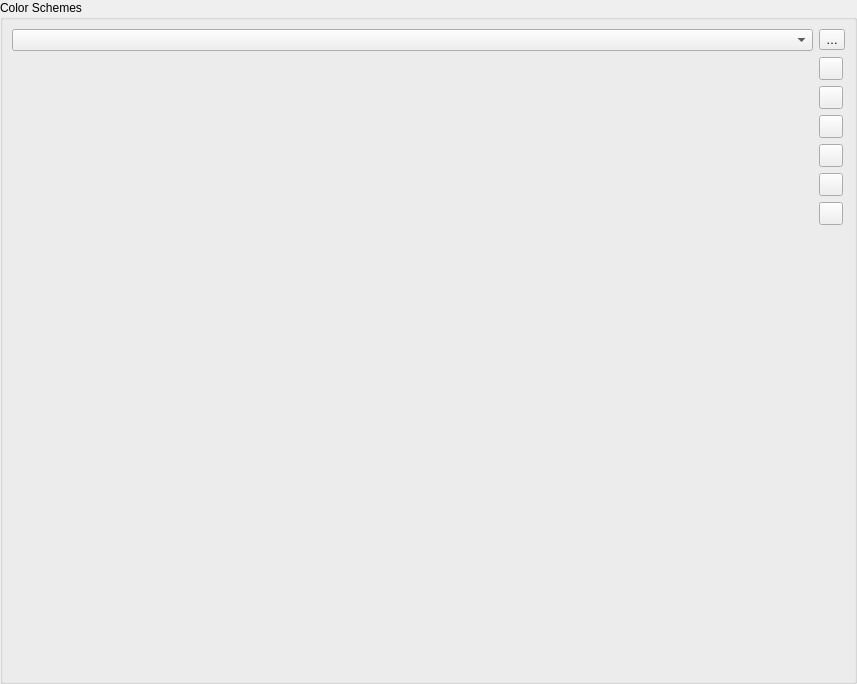
             <widget class="QWidget" name="scrollAreaWidgetContents">
              <property name="geometry">
               <rect>
                <x>0</x>
                <y>0</y>
                <width>857</width>
                <height>684</height>
               </rect>
              </property>
              <layout class="QHBoxLayout" name="horizontalLayout_46">
               <property name="leftMargin">
                <number>0</number>
               </property>
               <property name="topMargin">
                <number>0</number>
               </property>
               <property name="rightMargin">
                <number>0</number>
               </property>
               <property name="bottomMargin">
                <number>0</number>
               </property>
               <item>
                <widget class="QgsCollapsibleGroupBox" name="groupBox_7">
                 <property name="title">
                  <string>Color Schemes</string>
                 </property>
                 <layout class="QGridLayout" name="gridLayout_12">
                  <item row="7" column="1">
                   <spacer name="verticalSpacer_12">
                    <property name="orientation">
                     <enum>Qt::Orientation::Vertical</enum>
                    </property>
                    <property name="sizeHint" stdset="0">
                     <size>
                      <width>20</width>
                      <height>40</height>
                     </size>
                    </property>
                   </spacer>
                  </item>
                  <item row="5" column="1">
                   <widget class="QToolButton" name="mButtonImportColors">
                    <property name="toolTip">
                     <string>Import colors from file</string>
                    </property>
                    <property name="text">
                     <string/>
                    </property>
                    <property name="icon">
                     <iconset resource="../../images/images.qrc">
                      <normaloff>:/images/themes/default/mActionFileOpen.svg</normaloff>:/images/themes/default/mActionFileOpen.svg</iconset>
                    </property>
                   </widget>
                  </item>
                  <item row="1" column="0" rowspan="8">
                   <widget class="QgsColorSchemeList" name="mTreeCustomColors" native="true">
                    <property name="focusPolicy">
                     <enum>Qt::FocusPolicy::StrongFocus</enum>
                    </property>
                   </widget>
                  </item>
                  <item row="4" column="1">
                   <widget class="QToolButton" name="mButtonPasteColors">
                    <property name="toolTip">
                     <string>Paste colors</string>
                    </property>
                    <property name="text">
                     <string/>
                    </property>
                    <property name="icon">
                     <iconset resource="../../images/images.qrc">
                      <normaloff>:/images/themes/default/mActionEditPaste.svg</normaloff>:/images/themes/default/mActionEditPaste.svg</iconset>
                    </property>
                   </widget>
                  </item>
                  <item row="1" column="1">
                   <widget class="QToolButton" name="mButtonAddColor">
                    <property name="toolTip">
                     <string>Add color</string>
                    </property>
                    <property name="text">
                     <string/>
                    </property>
                    <property name="icon">
                     <iconset resource="../../images/images.qrc">
                      <normaloff>:/images/themes/default/symbologyAdd.svg</normaloff>:/images/themes/default/symbologyAdd.svg</iconset>
                    </property>
                   </widget>
                  </item>
                  <item row="2" column="1">
                   <widget class="QToolButton" name="mButtonRemoveColor">
                    <property name="toolTip">
                     <string>Remove color</string>
                    </property>
                    <property name="text">
                     <string/>
                    </property>
                    <property name="icon">
                     <iconset resource="../../images/images.qrc">
                      <normaloff>:/images/themes/default/symbologyRemove.svg</normaloff>:/images/themes/default/symbologyRemove.svg</iconset>
                    </property>
                   </widget>
                  </item>
                  <item row="3" column="1">
                   <widget class="QToolButton" name="mButtonCopyColors">
                    <property name="toolTip">
                     <string>Copy colors</string>
                    </property>
                    <property name="text">
                     <string/>
                    </property>
                    <property name="icon">
                     <iconset resource="../../images/images.qrc">
                      <normaloff>:/images/themes/default/mActionEditCopy.svg</normaloff>:/images/themes/default/mActionEditCopy.svg</iconset>
                    </property>
                   </widget>
                  </item>
                  <item row="0" column="0">
                   <layout class="QHBoxLayout" name="horizontalLayout_22">
                    <item>
                     <widget class="QComboBox" name="mColorSchemesComboBox"/>
                    </item>
                   </layout>
                  </item>
                  <item row="6" column="1">
                   <widget class="QToolButton" name="mButtonExportColors">
                    <property name="toolTip">
                     <string>Export colors</string>
                    </property>
                    <property name="text">
                     <string/>
                    </property>
                    <property name="icon">
                     <iconset resource="../../images/images.qrc">
                      <normaloff>:/images/themes/default/mActionFileSave.svg</normaloff>:/images/themes/default/mActionFileSave.svg</iconset>
                    </property>
                   </widget>
                  </item>
                  <item row="0" column="1">
                   <widget class="QToolButton" name="mSchemeToolButton">
                    <property name="text">
                     <string>…</string>
                    </property>
                    <property name="popupMode">
                     <enum>QToolButton::ToolButtonPopupMode::InstantPopup</enum>
                    </property>
                   </widget>
                  </item>
                 </layout>
                </widget>
               </item>
              </layout>
             </widget>
